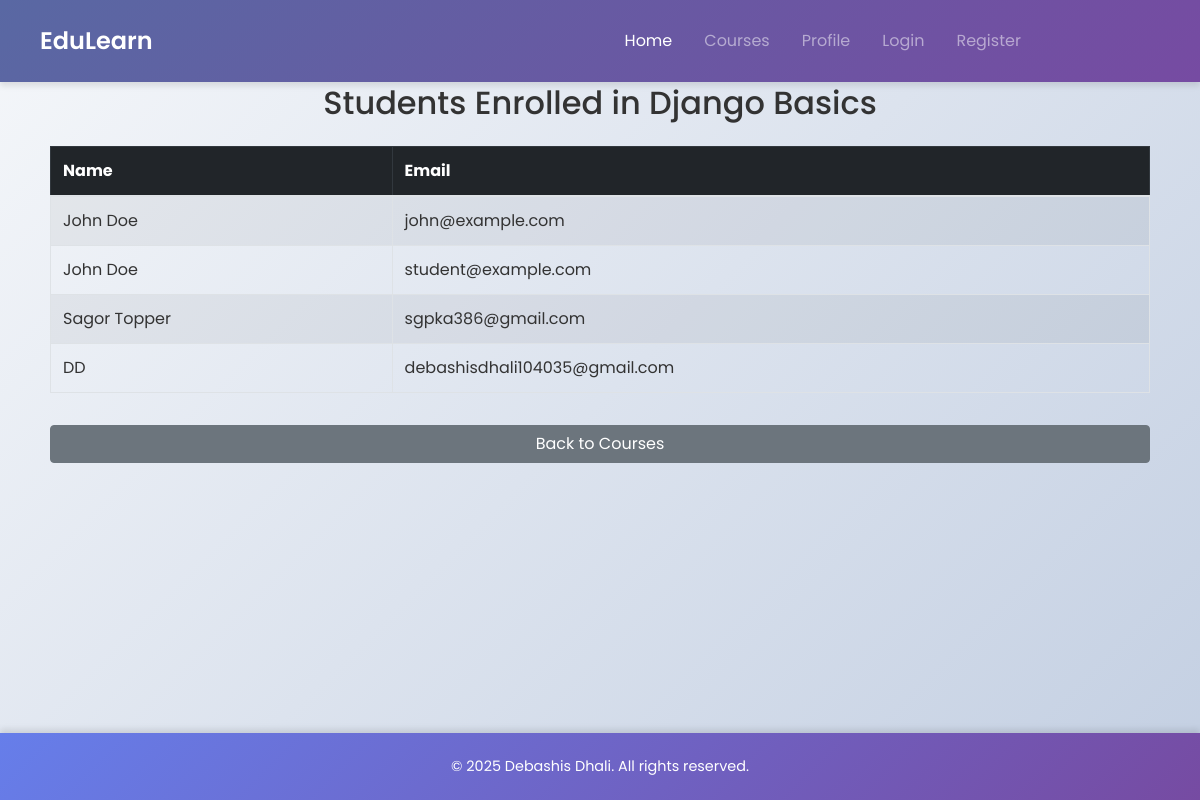
/courses/2/students/, run on the app's committed database.
### courses/models.py (models this page shows, shortened)
class Course(models.Model):
    title = models.CharField(max_length=200)
    description = models.TextField()
    duration = models.IntegerField(help_text="Duration in hours")
    thumbnail = models.ImageField(upload_to='course_thumbnails/', null=True, blank=True)
    created_at = models.DateTimeField(auto_now_add=True)

class Student(models.Model):
    name = models.CharField(max_length=200)
    email = models.EmailField(unique=True)
    enrolled_courses = models.ManyToManyField(Course, related_name='students')
    completed_lessons = models.ManyToManyField(Lesson, related_name='completed_by', blank=True)

### courses/views.py (the view)
# urls.py: path('<int:course_id>/students/', course_students_list, name='course_students_list'),
def course_students_list(request, course_id):
    course = get_object_or_404(Course, id=course_id)
    students = course.students.all()
    return render(request, 'courses/course_student_list.html', {'course': course, 'students': students})

### courses/templates/courses/course_student_list.html (shortened to what this page needs)
{% extends "courses/base.html" %}
{% block content %}
<div class="container mt-5 my-5">
    <h2 class="text-center mb-4">Students Enrolled in {{ course.title }}</h2>
    <div class="table-responsive">
        <table class="table table-bordered table-striped">
            <thead class="table-dark">
                <tr>
                    <th>Name</th>
                    <th>Email</th>
                </tr>
            </thead>
            <tbody>
                {% for student in students %}
                <tr>
                    <td>{{ student.name }}</td>
                    <td>{{ student.email }}</td>
                </tr>
                {% empty %}
                <tr>
                    <td colspan="2" class="text-center">No students enrolled yet.</td>
                </tr>
                {% endfor %}
            </tbody>
        </table>
    </div>
    <a href="{% url 'course_list' %}" class="btn btn-secondary mt-3 d-block">Back to Courses</a>
</div>
{% endblock %}

### courses/templates/courses/base.html (style rules this page uses)
html { font-size: 16px; }
body { font-family: "Poppins", sans-serif; background: linear-gradient(135deg, #f5f7fa, #c3cfe2); color: #333; min-height: 100vh; display: flex; flex-direction: column; }
.container { flex: 1; padding: 10px; gap: 27rem; }
.text-center { text-align: center; }

### data on the page
Course: title "Django Basics"
Student: name "John Doe", email "john@example.com"
Student: name "John Doe", email "student@example.com"
Student: name "Sagor Topper", email "sgpka386@gmail.com"
Student: name "DD", email "debashisdhali104035@gmail.com"
